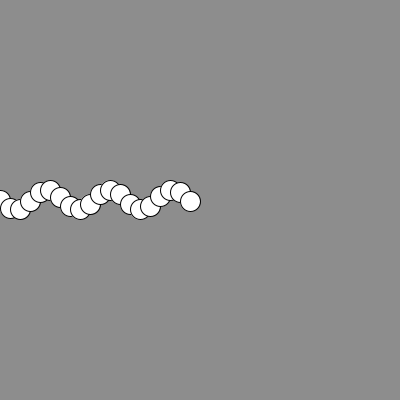
Frame 1 (no input)
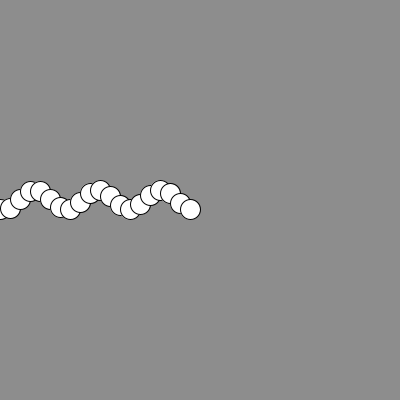
Frame 60 (the mouse pressed at the canvas centre just before this capture)
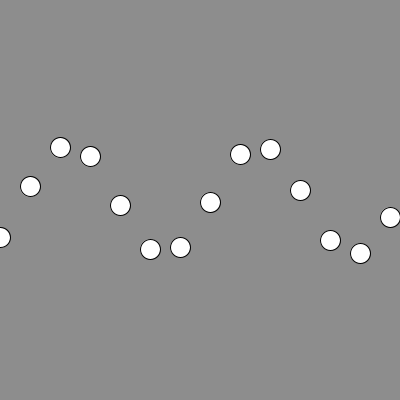
Frame 120 (the mouse held since frame 60 and released just before this capture)

The Processing sketch that drew these frames (run headless with seeded random() and noise(); from frame 60 on, the mouse is pressed at the canvas centre):

// Processing sketch: P12_Sinus_Loop_
// ── P12_Sinus_Loop_.pde
float counter = 0;

void setup()
{
  size(400, 400);
  colorMode(HSB, 360, 100, 100);
}

void draw()
{
  background(200);
  
  translate(0, height/2);
  //translate(width/2, height/2);
  
  float step = map(mouseX, 0, width, 10, 50);
  float amplitude = map(mouseY, 0, height, 10, 100);
  
  for (int i=0; i<20; i++)
  {
    pushMatrix();
    translate(i*step, sin(counter+i)*amplitude);

    ellipse(0, 0, 20, 20);
    popMatrix();
    
    counter += 0.001;
  }
}
